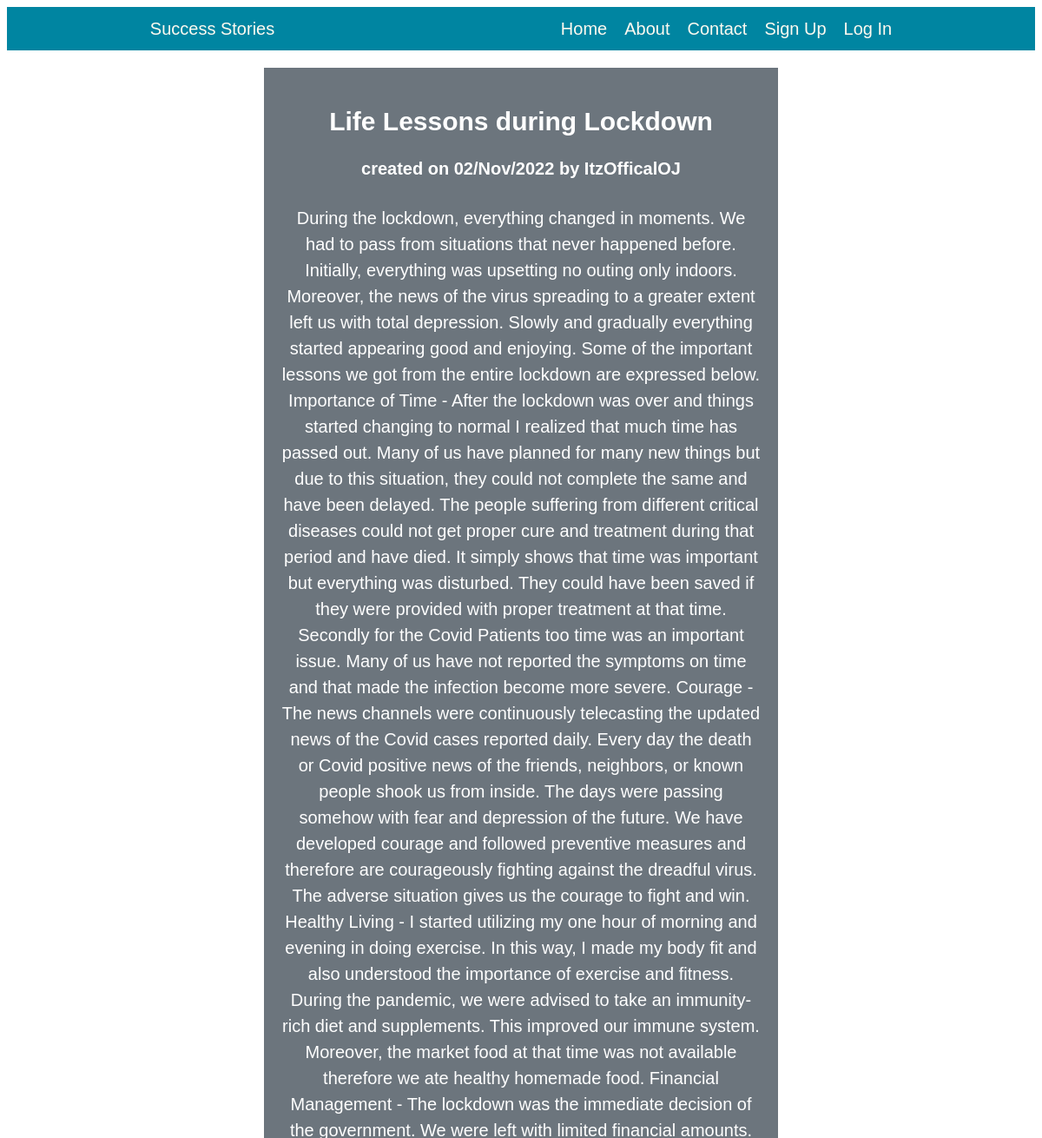
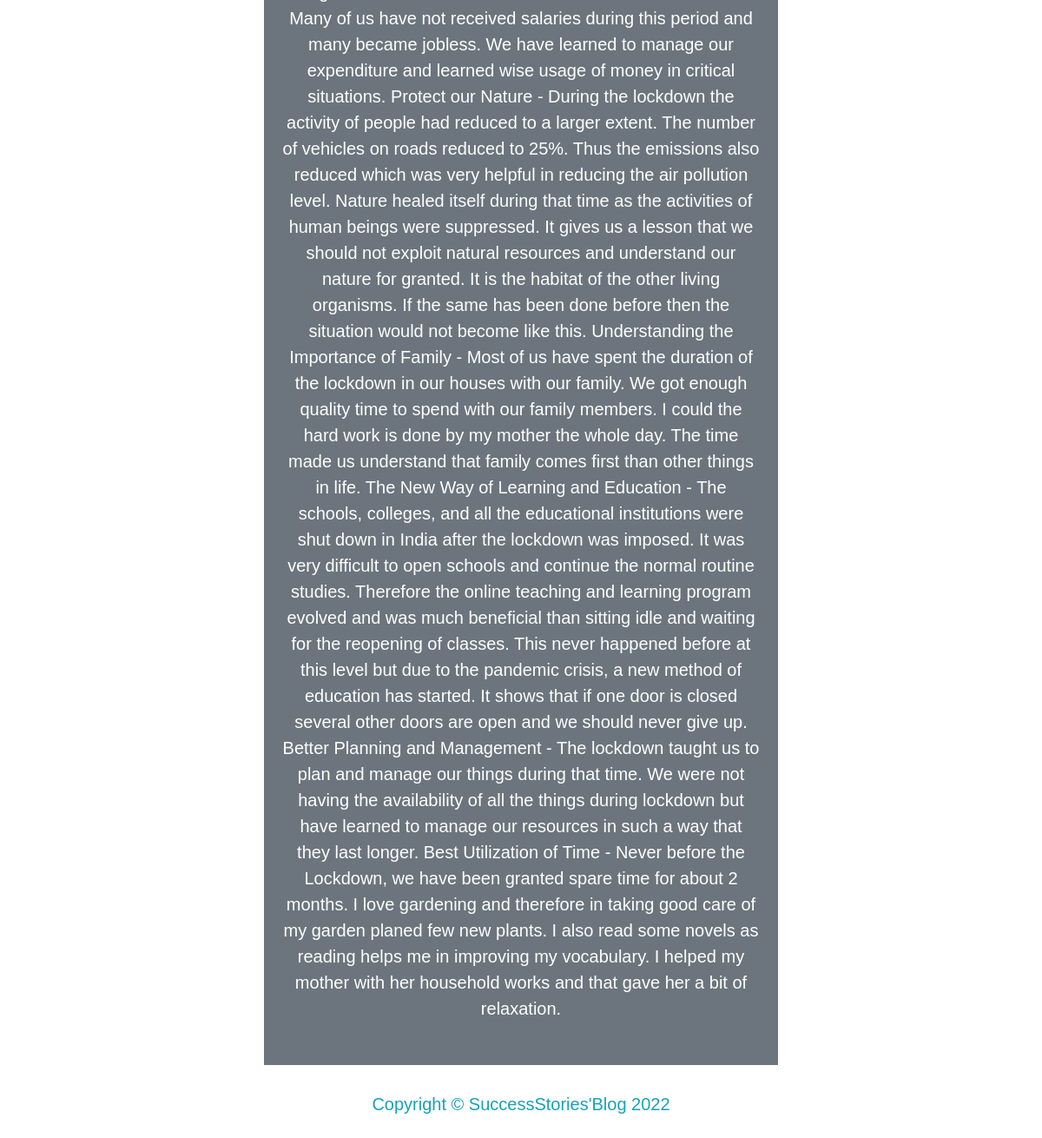
/post/3/, run on an earlier commit of the app's database (2 pictures, top to bottom).
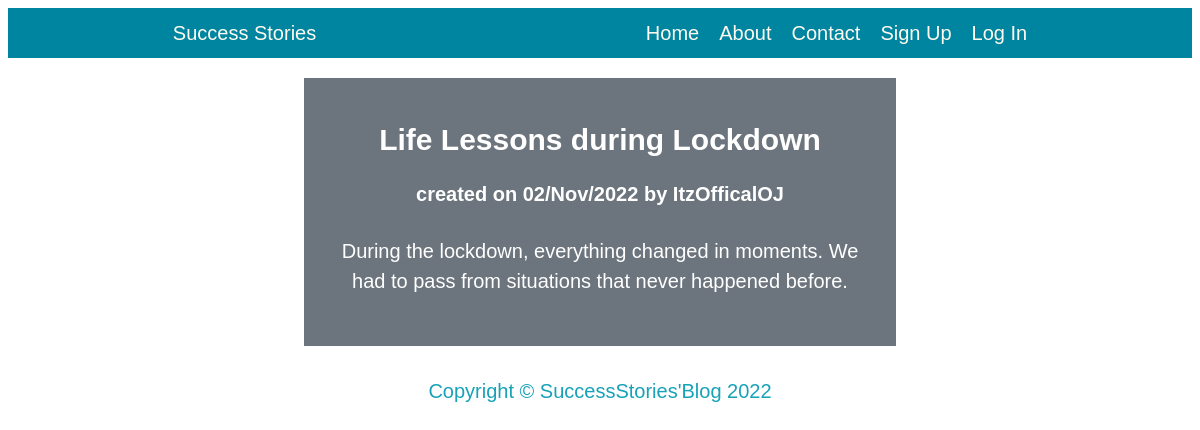
And on a later commit of the database.
### app.py (models this page shows, shortened)
class Post(db.Model):
    __tablename__ = "posts"
    id = db.Column(db.Integer, primary_key=True)
    title = db.Column(db.String(80), nullable=False)
    content = db.Column(db.String, nullable=False)
    created_on = db.Column(db.DateTime, default=datetime.now())
    user_id = db.Column(db.Integer, db.ForeignKey("users.id"), unique=False, nullable=False)
    author = db.Column(db.String, nullable=False)
    created_by = db.relationship("User", back_populates="post_by")

### app.py (the view)
@app.route('/post/<int:id>/')
def post(id):
    post = Post.query.get_or_404(id)
    context = {
        "post": post
    }
    return render_template('post.html', **context)

### templates/post.html (shortened to what this page needs)
{% extends 'layout.html' %} {% block content %}
<div style="background-color:#6c757d;color:white;padding:20px;">
    <h2>{{post.title}}</h2>
    <h4>created on {{post.created_on.strftime('%d/%b/%Y')}}  by {{post.author}}</h4>
    <p>{{post.content}}</p>
 {% endblock content %}

What changed in the data, as far as the page shows it:
changed Post "Life Lessons during Lockdown": content "…that never happened before. Initially, everything was upsetting no outing only indoors. Moreover, the news of the virus spreading to a greater extent left us with total depression. Slowly and gradually everything started appearing good and enjoying. Some of the important lessons we got from the entire lockdown are expressed below. Importance of Time - After the lockdown was over and things started changing to normal I realized that much time has passed out. Many of us have planned for many new things but due to this situation, they could not complete the same and have been delayed. The people suffering from different critical diseases could not get proper cure and treatment during that…" → "During the lockdown, everything changed in moments. We had to pass from situations that never happened before."
